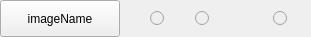
<?xml version="1.0" encoding="UTF-8"?>
<ui version="4.0">
 <class>ctkImageEvaluationWidget</class>
 <widget class="QWidget" name="ctkImageEvaluationWidget">
  <property name="geometry">
   <rect>
    <x>0</x>
    <y>0</y>
    <width>301</width>
    <height>37</height>
   </rect>
  </property>
  <property name="sizePolicy">
   <sizepolicy hsizetype="Minimum" vsizetype="Minimum">
    <horstretch>0</horstretch>
    <verstretch>0</verstretch>
   </sizepolicy>
  </property>
  <property name="windowTitle">
   <string>Form</string>
  </property>
  <layout class="QHBoxLayout" name="horizontalLayout">
   <property name="spacing">
    <number>0</number>
   </property>
   <property name="margin">
    <number>0</number>
   </property>
   <item>
    <widget class="QPushButton" name="imageButton">
     <property name="sizePolicy">
      <sizepolicy hsizetype="MinimumExpanding" vsizetype="Minimum">
       <horstretch>0</horstretch>
       <verstretch>0</verstretch>
      </sizepolicy>
     </property>
     <property name="minimumSize">
      <size>
       <width>120</width>
       <height>32</height>
      </size>
     </property>
     <property name="toolTip">
      <string>Tab</string>
     </property>
     <property name="autoFillBackground">
      <bool>false</bool>
     </property>
     <property name="text">
      <string>imageName</string>
     </property>
     <property name="checkable">
      <bool>false</bool>
     </property>
    </widget>
   </item>
   <item>
    <spacer name="imageHSpacer">
     <property name="orientation">
      <enum>Qt::Horizontal</enum>
     </property>
     <property name="sizeType">
      <enum>QSizePolicy::MinimumExpanding</enum>
     </property>
     <property name="sizeHint" stdset="0">
      <size>
       <width>30</width>
       <height>1</height>
      </size>
     </property>
    </spacer>
   </item>
   <item>
    <widget class="QWidget" name="radioWidget" native="true">
     <property name="enabled">
      <bool>false</bool>
     </property>
     <property name="sizePolicy">
      <sizepolicy hsizetype="Minimum" vsizetype="Fixed">
       <horstretch>0</horstretch>
       <verstretch>0</verstretch>
      </sizepolicy>
     </property>
     <layout class="QHBoxLayout" name="horizontalLayout_3">
      <property name="spacing">
       <number>0</number>
      </property>
      <property name="margin">
       <number>0</number>
      </property>
      <item>
       <widget class="QRadioButton" name="goodButton">
        <property name="enabled">
         <bool>false</bool>
        </property>
        <property name="sizePolicy">
         <sizepolicy hsizetype="Fixed" vsizetype="Fixed">
          <horstretch>0</horstretch>
          <verstretch>0</verstretch>
         </sizepolicy>
        </property>
        <property name="minimumSize">
         <size>
          <width>25</width>
          <height>25</height>
         </size>
        </property>
        <property name="focusPolicy">
         <enum>Qt::NoFocus</enum>
        </property>
        <property name="toolTip">
         <string>z</string>
        </property>
        <property name="text">
         <string notr="true"/>
        </property>
        <property name="shortcut">
         <string>Z</string>
        </property>
       </widget>
      </item>
      <item>
       <spacer name="goodHSpacer">
        <property name="orientation">
         <enum>Qt::Horizontal</enum>
        </property>
        <property name="sizeType">
         <enum>QSizePolicy::Fixed</enum>
        </property>
        <property name="sizeHint" stdset="0">
         <size>
          <width>20</width>
          <height>1</height>
         </size>
        </property>
       </spacer>
      </item>
      <item>
       <widget class="QRadioButton" name="badButton">
        <property name="enabled">
         <bool>false</bool>
        </property>
        <property name="sizePolicy">
         <sizepolicy hsizetype="Fixed" vsizetype="Fixed">
          <horstretch>0</horstretch>
          <verstretch>0</verstretch>
         </sizepolicy>
        </property>
        <property name="minimumSize">
         <size>
          <width>25</width>
          <height>25</height>
         </size>
        </property>
        <property name="focusPolicy">
         <enum>Qt::NoFocus</enum>
        </property>
        <property name="toolTip">
         <string>x</string>
        </property>
        <property name="text">
         <string/>
        </property>
        <property name="shortcut">
         <string>X</string>
        </property>
       </widget>
      </item>
      <item>
       <spacer name="badHSpacer">
        <property name="orientation">
         <enum>Qt::Horizontal</enum>
        </property>
        <property name="sizeType">
         <enum>QSizePolicy::Fixed</enum>
        </property>
        <property name="sizeHint" stdset="0">
         <size>
          <width>53</width>
          <height>1</height>
         </size>
        </property>
       </spacer>
      </item>
      <item>
       <widget class="QRadioButton" name="followUpButton">
        <property name="enabled">
         <bool>false</bool>
        </property>
        <property name="sizePolicy">
         <sizepolicy hsizetype="Fixed" vsizetype="Fixed">
          <horstretch>0</horstretch>
          <verstretch>0</verstretch>
         </sizepolicy>
        </property>
        <property name="minimumSize">
         <size>
          <width>25</width>
          <height>25</height>
         </size>
        </property>
        <property name="focusPolicy">
         <enum>Qt::NoFocus</enum>
        </property>
        <property name="toolTip">
         <string>c</string>
        </property>
        <property name="text">
         <string/>
        </property>
        <property name="shortcut">
         <string>C</string>
        </property>
        <property name="checkable">
         <bool>true</bool>
        </property>
       </widget>
      </item>
      <item>
       <spacer name="followUpHSpacer">
        <property name="orientation">
         <enum>Qt::Horizontal</enum>
        </property>
        <property name="sizeType">
         <enum>QSizePolicy::Fixed</enum>
        </property>
        <property name="sizeHint" stdset="0">
         <size>
          <width>13</width>
          <height>1</height>
         </size>
        </property>
       </spacer>
      </item>
     </layout>
    </widget>
   </item>
  </layout>
 </widget>
 <resources/>
 <connections/>
</ui>
